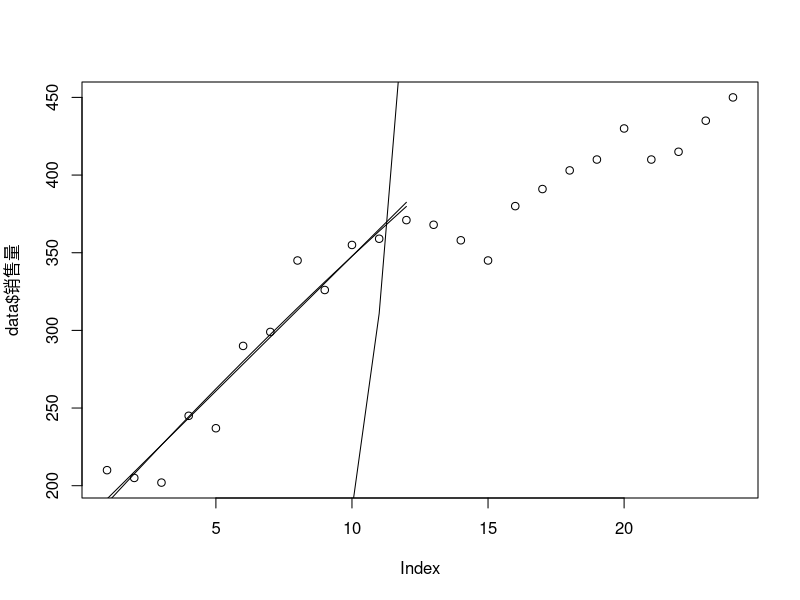

The R source for this figure:
data <- read.csv("data.csv", fileEncoding="UTF8")
#data <- read.csv("data.csv", fileEncoding="UTF8", stringsAsFactors=FALSE)

datas <- split(data, data$广告商)

par(mfrow=c(1, 1))

plot(
  data$销售量
)

datas[[1]]$month <- 1:12

data.model <- nls(
  销售量 ~ A*month + B, 
  start=list(A=1, B=1), 
  data=datas[[1]], 
  trace=T
)

lines(
  datas[[1]]$month, 
  17.36*datas[[1]]$month + 174.14
)

data.model <- nls(
  销售量 ~ A^month, 
  start=list(A=1), 
  data=datas[[1]], 
  trace=T
)

lines(
  datas[[1]]$month, 
  1.685^datas[[1]]$month
)


data.model <- nls(
  销售量 ~ A*month^2 + B*month + C, 
  start=list(A=1, B=1, C=1), 
  data=datas[[1]], 
  trace=T
)

lines(
  datas[[1]]$month, 
  -0.1469*datas[[1]]$month^2 + 19.2727*datas[[1]]$month + 169.6818 
)

